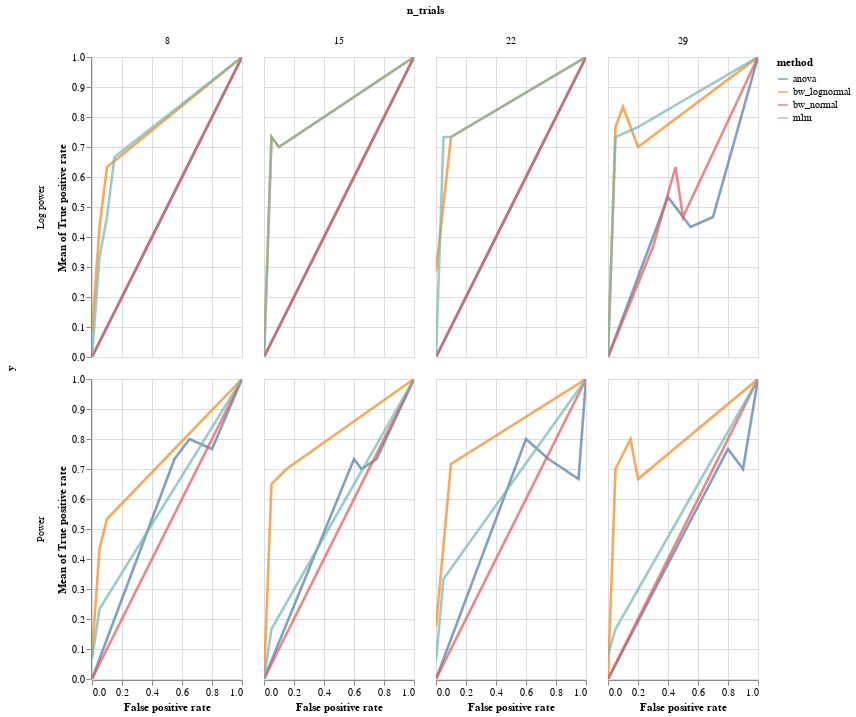

Notebook code cell kept with this figure:
### Code cell
roc.properties(width=150).facet(column='n_trials', row='y').display()

### Figure 1 — Vega-Lite specification as saved in the notebook (floating-point values rounded to 4 significant figures; data arrays with more than 128 entries replaced by an {"elided": "..."} marker saying what was removed)
{"config": {"view": {"continuousWidth": 400, "continuousHeight": 300}}, "data": {"name": "data-9efe20dfe8a071d619920c0d25ced43e"}, "facet": {"column": {"type": "quantitative", "field": "n_trials"}, "row": {"type": "nominal", "field": "y"}}, "spec": {"mark": {"type": "line", "opacity": 0.7, "size": 2.6}, "encoding": {"color": {"type": "nominal", "field": "method"}, "x": {"type": "quantitative", "field": "False positive rate"}, "y": {"type": "quantitative", "aggregate": "mean", "field": "True positive rate"}}, "selection": {"selector083": {"type": "interval", "bind": "scales", "encodings": ["x", "y"]}}, "width": 150}, "$schema": "https://vega.github.io/schema/vega-lite/v4.8.1.json", "datasets": {"data-9efe20dfe8a071d619920c0d25ced43e": {"elided": "258 records"}}}
